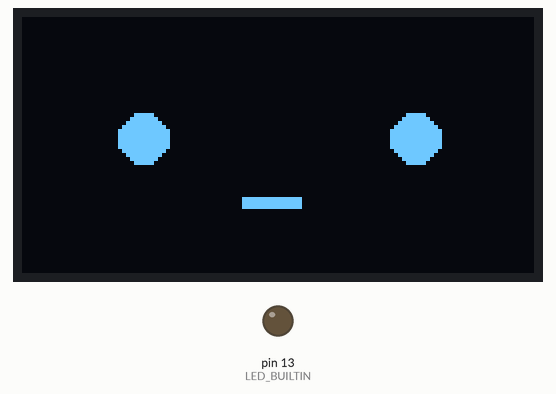
Recording of a sketch running on a simulated Arduino Uno, built with avr-gcc and run on an emulated ATmega328P. Shown: 128×64 one-colour display, output pins drawn as LEDs (lit = HIGH). Random numbers use the default seed unless the sketch sets one; what the sketch prints to the serial monitor is not drawn.

Above: at 0.1 s.
At 1.3 s:
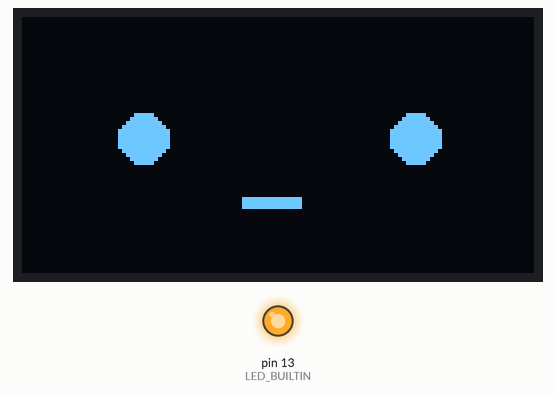
At 6.2 s:
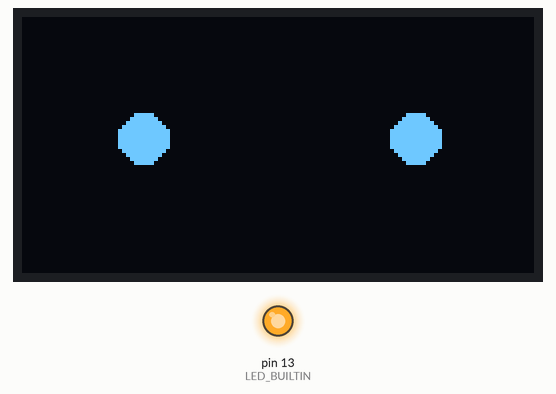
At 12.1 s:
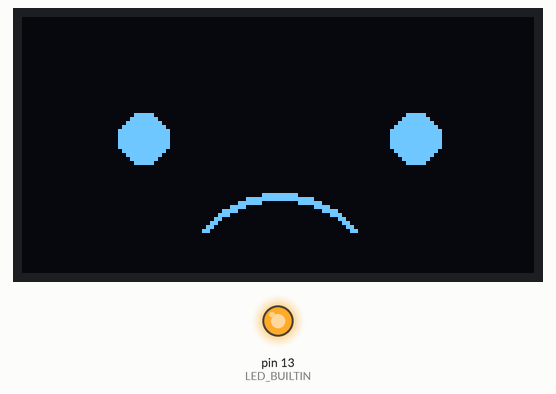
At 18.1 s:
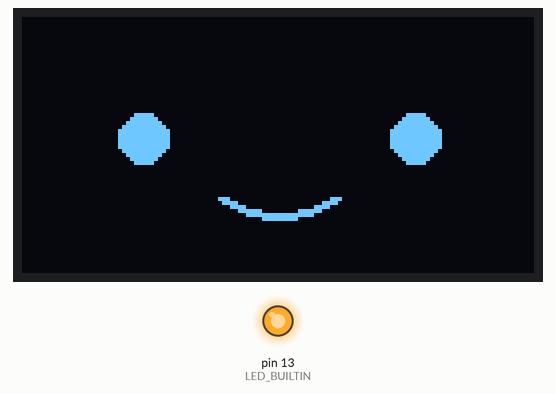
At 36.1 s:
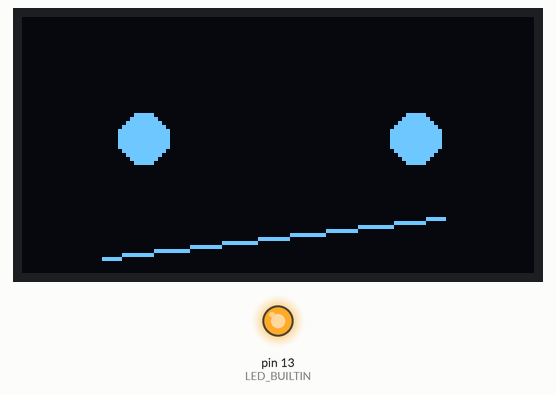

The sketch:

testing_init.ino
```cpp
#include <SPI.h>
#include <Wire.h>
#include <Adafruit_GFX.h>
#include <Adafruit_SH110X.h>
#include <OBD.h>

//Make Sure Address is Correct
#define OLED_ADDRESS 0x3C

Adafruit_SH1106G display = Adafruit_SH1106G(128, 64, &Wire, -1);
COBD obd;

static byte pids[]= {PID_RPM, PID_SPEED, PID_DISTANCE};
static byte index = 0;
byte pid = pids[index];
int value;

// Current mood value
int mood = 5;

// Sad = 0
// Unhappy = 1
// Neutral = 2
// Happy = 3
int prevFaceValue, faceValue = 2;

// Causes penalty when reaching this value
const int RPM_LIMIT = 3500;
const int SPEED_LIMIT = 30;

int startDistance, currentDistance, lastDistance, lastSpeed;

unsigned long currentTime, lastRpmTime, lastSpeedingTime, lastBrakeTime, lastSecond, lastBlinkTime, lastLoopTime;

unsigned long blinkInterval = 6000; // 6s

const unsigned long PENALTY_COOLDOWN = 30000; // 30s

/*** DRAWING FUNCTIONS ***/

void drawEyebags() {
    display.drawCircle(30, 30, 12, SH110X_WHITE);
    display.drawCircle(98, 30, 12, SH110X_WHITE);
    display.fillRect(18, 18, 100, 20, SH110X_BLACK);
    drawOpenEyes();
}

void drawHappyMouth() {
    display.fillCircle(64, 25, 25, SH110X_WHITE);    // full smile
    display.fillCircle(64, 23, 25, SH110X_BLACK);
    display.fillRect(38, 20, 53, 25, SH110X_BLACK);  // hide top half of smile
}

void drawNeutralMouth() {
    display.fillRect(55, 45, 15, 3, SH110X_WHITE);
}

void drawUnhappyMouth() {
    display.drawLine(20, 60, 105, 50, SH110X_WHITE);
}

void drawSadMouth() {
    display.fillCircle(64, 69, 25, SH110X_WHITE);
    display.fillCircle(64, 71, 25, SH110X_BLACK);
    display.fillRect(30, 54, 60, 25, SH110X_BLACK);
}

void drawShockedMouth() {
    display.fillCircle(64, 60, 10, SH110X_WHITE);
    display.fillRect(50, 60, 30, 20, SH110X_BLACK);
}

void drawOpenEyes() {
    display.fillCircle(30, 30, 6, SH110X_WHITE);
    display.fillCircle(98, 30, 6, SH110X_WHITE);
}

void drawShockedEyes() {
    display.fillCircle(30, 25, 9, SH110X_WHITE);
    display.fillCircle(98, 25, 9, SH110X_WHITE);
}

void drawClosedEyes() {
    display.fillRect(23, 27, 14, 3, SH110X_WHITE);
    display.fillRect(91, 27, 14, 3, SH110X_WHITE);
}

void clearEyes() {
    display.fillRect(20, 14, 104, 23, SH110X_BLACK);
    display.display();
}

void clearEyebags() {
    display.fillRect(18, 38, 100, 5, SH110X_BLACK);
    display.display();
}

void clearMouth() {
    display.fillRect(0, 43, 120, 25, SH110X_BLACK);
    display.display();
}

void blink() {
    clearEyes();
    drawClosedEyes();
    display.display();
    delay(30);
    clearEyes();
    drawOpenEyes();
}

void drawShockedFace() {
    drawShockedEyes();
    drawShockedMouth();
    display.display();
}

/*** END OF DRAWING FUNCTIONS ***/

void decrementMood() {
    mood--;
    if (mood < 0) {
        mood = 0;
    }
}

void incrementMood() {
    mood++;
    if (mood > 10) {
        mood = 10;
    }
}

void eventHandler(byte pid, int value){
    switch(pid){
        case PID_RPM:
            if ((value % 10000) > RPM_LIMIT && currentTime - lastRpmTime >= PENALTY_COOLDOWN) {
                decrementMood();
                lastRpmTime = currentTime;
            }
            break;

        case PID_DISTANCE:
            currentDistance = value;

            if (currentDistance - lastDistance >= 2) {
                incrementMood();
                lastDistance = currentDistance;
            }
            break;

        case PID_SPEED:
            if (value > SPEED_LIMIT && currentTime - lastSpeedingTime >= PENALTY_COOLDOWN) {
                decrementMood();
                lastSpeedingTime = currentTime;
            }

            if (currentTime - lastSecond >= 1000) {
                if (value - lastSpeed <= -9 && currentTime - lastBrakeTime >= PENALTY_COOLDOWN) {
                    decrementMood();
                    lastBrakeTime = currentTime;
                }
                lastSecond = currentTime;
                lastSpeed = value;
            }
            break;
    }
}

void resultsScreen() {
    display.clearDisplay();
    display.display();
    delay(500);
    display.setCursor(0,0);
    display.setTextSize(1);
    display.println("Drive complete!");
    display.display();
    delay(2000);
    display.println();
    display.setTextSize(1);
    display.print("Final mood: ");
    display.display();
    delay(1750);
    switch(faceValue) {
        case 0:
            display.print("Sad");
        case 1:
            display.print("Unhappy");
        case 2:
            display.print("Neutral");
        case 3:
            display.print("Happy");
    }
    display.display();
    delay(1000);
    display.println();
    display.println();
    display.println("Distance");
    display.print("travelled: ");
    display.display();
    delay(1750);
    display.print(currentDistance - startDistance);
    display.print("mi");
    display.display();
}

void setup(){

    pinMode(LED_BUILTIN, OUTPUT);

    display.begin(OLED_ADDRESS, true);
    display.clearDisplay();
    drawOpenEyes();
    drawNeutralMouth();
    display.display();

    obd.begin();
    //while (!obd.init());
    digitalWrite(LED_BUILTIN, HIGH); // obd connected

    lastRpmTime = lastSpeedingTime = lastSecond = millis();
    //obd.readPID(PID_DISTANCE, startDistance);
    lastDistance = startDistance;
}

void loop(){

    currentTime = millis();

    if (currentTime - lastLoopTime >= 3000) {

        mood = random(10);

        if (currentTime - lastBlinkTime >= blinkInterval) {
            blink();
            lastBlinkTime = currentTime;
            blinkInterval = random(2000, 12000);
        }

        if (mood > 5) {
            clearMouth();
            drawHappyMouth();
            faceValue = 4;

        }
        else if (mood == 5) {
            clearMouth();
            drawNeutralMouth();
            faceValue = 3;
        }
        else if (mood == 4 || mood == 3) {
            clearMouth();
            drawUnhappyMouth();
            faceValue = 2;
        }
        else if (mood < 3) {
            clearMouth();
            drawSadMouth();
            faceValue = 1;
        }

        if (faceValue != prevFaceValue) {
            display.display();
            prevFaceValue = faceValue;
        }
        lastLoopTime = currentTime;
    }
}
```

Measured:
- what the display in image 2 shows lasts 2.9 s, from 6.1 s to 9.0 s
- what the display in image 3 shows lasts 2.9 s, from 12.1 s to 15.0 s
